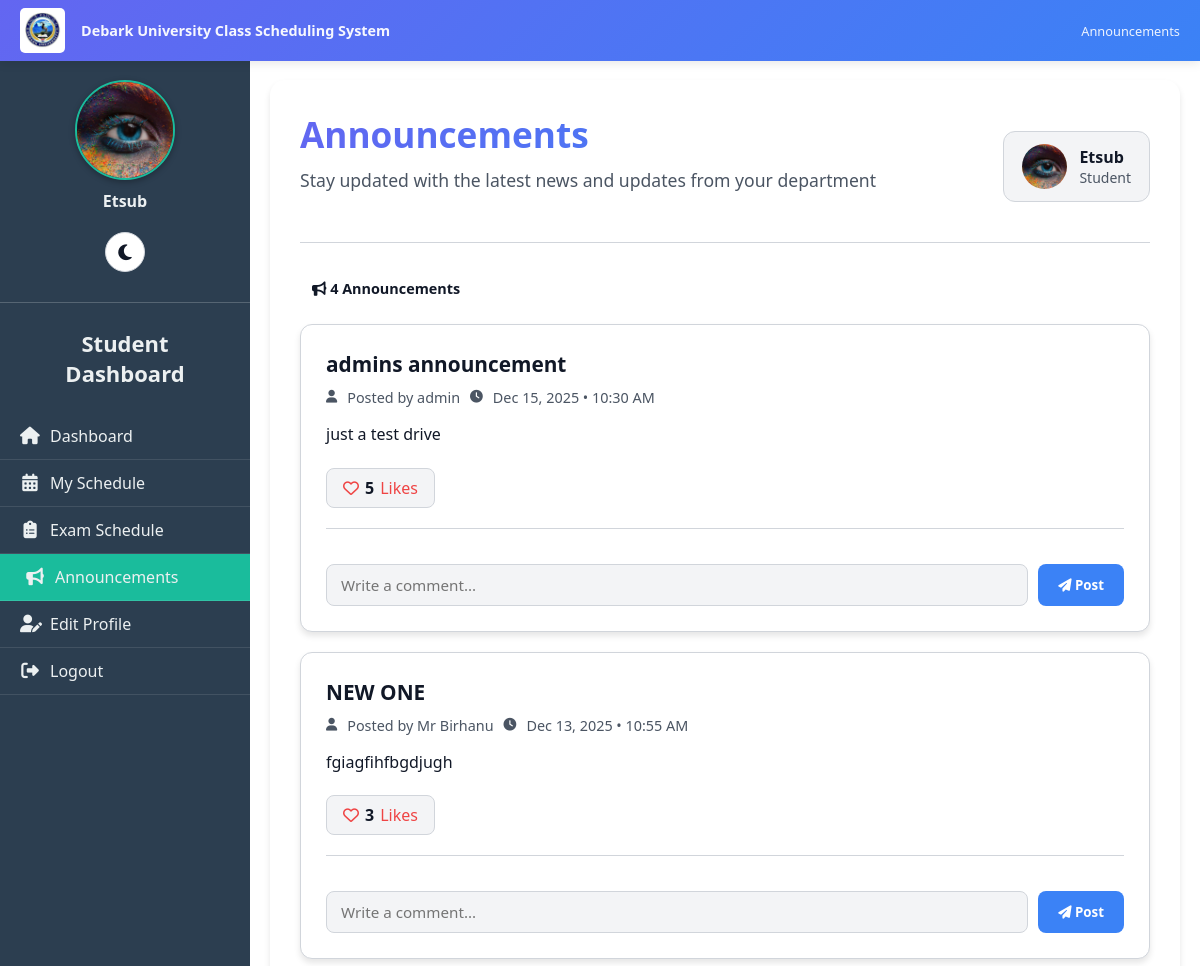
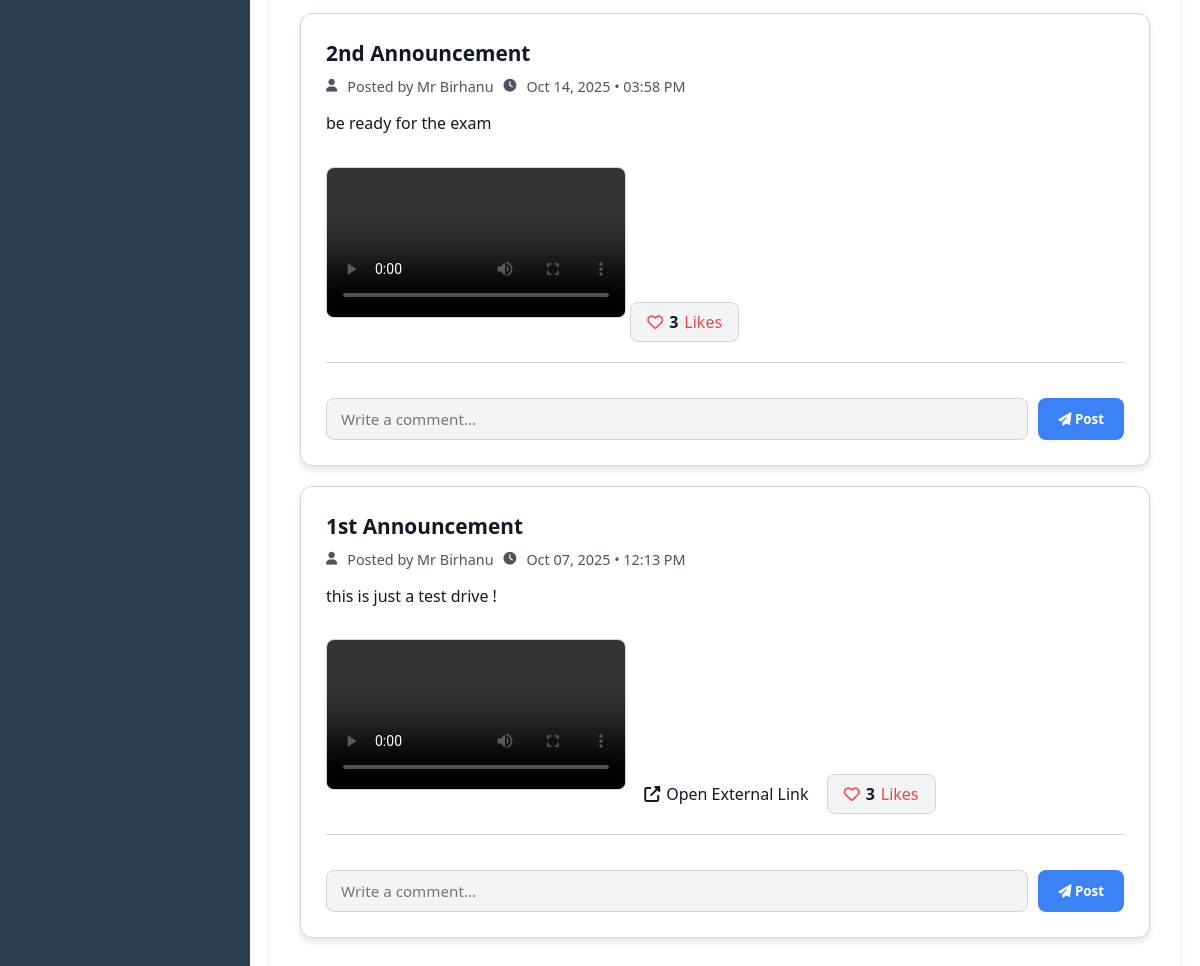
The app's page /student/view_announcements.php (signed in) with its own data (2 pictures, top to bottom).
### tables this page shows
CREATE TABLE `users` (
  `user_id` int(11) NOT NULL,
  `username` varchar(50) NOT NULL,
  `password` varchar(255) NOT NULL,
  `full_name` varchar(100) NOT NULL,
  `student_id` varchar(50) DEFAULT NULL,
  `email` varchar(100) DEFAULT NULL,
  `role` enum('admin','instructor','student','department_head') NOT NULL,
  `department_id` int(11) DEFAULT NULL,
  `year` varchar(10) DEFAULT NULL,
  `created_at` timestamp NOT NULL DEFAULT current_timestamp(),
  `profile_picture` varchar(255) DEFAULT NULL,
  `email_verified` tinyint(1) DEFAULT 0,
  `verification_token` varchar(255) DEFAULT NULL,
  `is_approved` tinyint(1) DEFAULT 0,
  `is_verified` tinyint(1) NOT NULL DEFAULT 0,
  `id_number` varchar(20) DEFAULT NULL
);

CREATE TABLE `announcements` (
  `announcement_id` int(11) NOT NULL,
  `title` varchar(255) NOT NULL,
  `message` text NOT NULL,
  `created_by` int(11) NOT NULL,
  `created_at` timestamp NOT NULL DEFAULT current_timestamp(),
  `department_id` int(11) DEFAULT NULL,
  `attachment` varchar(255) DEFAULT NULL,
  `external_link` varchar(255) DEFAULT NULL,
  `updated_at` timestamp NULL DEFAULT NULL ON UPDATE current_timestamp()
);

### public/student/view_announcements.php (the view, shortened to what this page needs)
<?php
require __DIR__ . '/../../includes/db.php';
include __DIR__ . '/../includes/darkmode.php';
$student_id = $_SESSION['user_id'];
$user_stmt = $pdo->prepare("SELECT username, profile_picture, email FROM users WHERE user_id = ?");
$user_stmt->execute([$_SESSION['user_id']]);
$user = $user_stmt->fetch(PDO::FETCH_ASSOC);
$uploads_dir = __DIR__ . '/../uploads/';
$profile_picture = $user['profile_picture'] ?? '';
$default_profile = 'default_profile.png';
if(!empty($profile_picture)) {
    if(file_exists($uploads_dir . $profile_picture)) {
        $profile_img_path = '../uploads/' . $profile_picture;
    }
} else {
    $profile_img_path = '../assets/' . $default_profile;
}
$announcements_stmt = $pdo->prepare("
    SELECT a.*, u.username AS creator_name,
           (SELECT COUNT(*) FROM announcement_likes l WHERE l.announcement_id = a.announcement_id) AS like_count,
           (SELECT COUNT(*) FROM announcement_likes l WHERE l.announcement_id = a.announcement_id AND l.user_id = ?) AS liked_by_user
    FROM announcements a
    LEFT JOIN users u ON a.created_by = u.user_id
    WHERE a.department_id IS NULL OR a.department_id = (
        SELECT department_id FROM users WHERE user_id = ?
    )
    ORDER BY a.created_at DESC
");
$announcements_stmt->execute([$student_id, $student_id]);
$announcements = $announcements_stmt->fetchAll(PDO::FETCH_ASSOC);
$current_page = basename($_SERVER['PHP_SELF']);
?>
<!DOCTYPE html>
<html lang="en" data-theme="<?= $darkMode ? 'dark' : 'light' ?>">
<head>
<link rel="stylesheet" href="https://cdnjs.cloudflare.com/ajax/libs/font-awesome/6.4.0/css/all.min.css">
<link rel="stylesheet" href="../../assets/css/darkmode.css">
</head>
<body>
    <div class="university-header">
        <div class="header-left">
            <img src="../assets/images/dku logo.jpg" alt="Debark University Logo" class="dku-logo-img">
            <div class="system-title">Debark University Class Scheduling System</div>
        </div>
        <div class="header-right">
            Announcements
        </div>
    </div>
    <div class="sidebar" id="sidebar">
        <div class="sidebar-content">
            <div class="sidebar-profile">
                <img src="<?= htmlspecialchars($profile_img_path) ?>" alt="Profile Picture" id="sidebarProfilePic">
                <p><?= htmlspecialchars($user['username'] ?? 'Student') ?></p>
            </div>
            <h2>Student Dashboard</h2>
            <nav>
                <a href="student_dashboard.php" class="<?= $current_page=='student_dashboard.php'?'active':'' ?>">
                    <i class="fas fa-home"></i> Dashboard
                </a>
                <a href="my_schedule.php" class="<?= $current_page=='my_schedule.php'?'active':'' ?>">
                    <i class="fas fa-calendar-alt"></i> My Schedule
                </a>
                <a href="view_exam_schedules.php" class="<?= $current_page=='view_exam_schedules.php'?'active':'' ?>">
                    <i class="fas fa-clipboard-list"></i> Exam Schedule
                </a>
                <a href="view_announcements.php" class="active">
                    <i class="fas fa-bullhorn"></i> Announcements
                </a>
                <a href="edit_profile.php" class="<?= $current_page=='edit_profile.php'?'active':'' ?>">
                    <i class="fas fa-user-edit"></i> Edit Profile
                </a>
                <a href="../logout.php">
                    <i class="fas fa-sign-out-alt"></i> Logout
                </a>
            </nav>
        </div>
    </div>
    <div class="main-content">
        <div class="content-wrapper">
            <div class="header">
                <div class="welcome-section">
                    <h1>Announcements</h1>
                    <p>Stay updated with the latest news and updates from your department</p>
                </div>
                <div class="user-info">
                    <img src="<?= htmlspecialchars($profile_img_path) ?>" alt="Profile" id="headerProfilePic">
                    <div>
                        <div><?= htmlspecialchars($user['username'] ?? 'Student') ?></div>
                        <small>Student</small>
                    </div>
                </div>
            </div>
            <div class="announcements-section">
                <div class="announcement-count">
                    <i class="fas fa-bullhorn"></i> <?= count($announcements) ?> Announcements
                </div>
                <?php if($announcements): ?>
                    <?php foreach($announcements as $a): ?>
                        <div class="announcement-card fade-in" data-id="<?= $a['announcement_id'] ?>">
                            <h3><?= htmlspecialchars($a['title']) ?></h3>
                            <div class="announcement-meta">
                                <i class="fas fa-user"></i> Posted by <?= htmlspecialchars($a['creator_name']) ?>
                                <i class="fas fa-clock"></i> <?= date('M d, Y • h:i A', strtotime($a['created_at'])) ?>
                            </div>
                            <div class="announcement-message">
                                <?= nl2br(htmlspecialchars($a['message'])) ?>
                            </div>
                            <?php if(!empty($a['attachment'])): ?>
                                <?php
                                $ext = pathinfo($a['attachment'], PATHINFO_EXTENSION);
                                if(in_array(strtolower($ext), ['jpg','jpeg','png','gif'])): ?>
                                    <img src="../../uploads/announcements/<?= htmlspecialchars($a['attachment']) ?>"
                                         class="attachment-image"
                                         onclick="openImage('<?= htmlspecialchars($a['attachment']) ?>')">
                                <?php elseif(in_array(strtolower($ext), ['mp4','webm','ogg'])): ?>
                                    <video src="../../uploads/announcements/<?= htmlspecialchars($a['attachment']) ?>"
                                           controls class="attachment-video"></video>
                                <?php endif; ?>
                            <?php endif; ?>
                            <?php if(!empty($a['external_link'])): ?>
                                <a href="<?= htmlspecialchars($a['external_link']) ?>"
                                   target="_blank"
                                   class="external-link">
                                    <i class="fas fa-external-link-alt"></i> Open External Link
                                </a>
                            <?php endif; ?>
                            <button class="like-btn <?= $a['liked_by_user'] ? 'active' : '' ?>" data-id="<?= $a['announcement_id'] ?>">
                                <?php if($a['liked_by_user']): ?>
                                    <i class="fas fa-heart"></i>
                                <?php else: ?>
                                    <i class="far fa-heart"></i>
                                <?php endif; ?>
                                <span class="like-count"><?= $a['like_count'] ?></span> Likes
                            </button>
                            <div class="comment-section" id="comments-<?= $a['announcement_id'] ?>">
                            </div>
                            <form class="add-comment-form" data-id="<?= $a['announcement_id'] ?>">
                                <input type="text" name="comment" placeholder="Write a comment..." required>
                                <button type="submit">
                                    <i class="fas fa-paper-plane"></i> Post
                                </button>
                            </form>
                        </div>
                    <?php endforeach; ?>
                <?php endif; ?>
            </div>
        </div>
    </div>
</body>
</html>

### public/assets/css/darkmode.css (style rules this page uses)
:root { --bg-primary: #ffffff; --bg-secondary: #f3f4f6; --bg-sidebar: #2c3e50; --bg-card: #ffffff; --bg-input: #ffffff; --text-primary: #111827; --text-secondary: #4b5563; --text-light: #6b7280; --text-sidebar: #ecf0f1; --border-color: #d1d5db; --shadow-color: rgba(0, 0, 0, 0.1); --hover-color: #f9fafb; --table-header: #34495e; --table-stripe: #f2f2f2; --success-bg: #dcfce7; --success-text: #166534; --error-bg: #fee2e2; --error-text: #991b1b; --warning-bg: #fef3c7; --warning-text: #92400e; --info-bg: #dbeafe; --info-text: #1e40af; }
body { background: var(--bg-primary); color: var(--text-primary); }
.sidebar { background: var(--bg-sidebar) !important; }
.sidebar a { color: var(--text-sidebar) !important; }
.sidebar a.active { background: #1abc9c !important; }
.main-content { background: var(--bg-primary); }

### public/includes/darkmode.php (style rules this page uses)
:root { --bg-primary: #ffffff; --bg-secondary: #f3f4f6; --bg-sidebar: #2c3e50; --bg-card: #ffffff; --bg-input: #ffffff; --text-primary: #111827; --text-secondary: #4b5563; --text-light: #6b7280; --text-sidebar: #ecf0f1; --border-color: #d1d5db; --shadow-color: rgba(0, 0, 0, 0.1); --hover-color: #f9fafb; --table-header: #34495e; --table-stripe: #f2f2f2; }
body { background: var(--bg-primary); color: var(--text-primary); transition: background-color 0.3s ease, color 0.3s ease; }

### records on screen
users: profile_picture (picture), username "Etsub"
announcements: title "admins announcement", users.username "admin", created_at "Dec 15, 2025 • 10:30 AM", message "just a test drive", like_count "5"
announcements: title "NEW ONE", users.username "Mr Birhanu", created_at "Dec 13, 2025 • 10:55 AM", message "fgiagfihfbgdjugh", like_count "3"
announcements: title "2nd Announcement", users.username "Mr Birhanu", created_at "Oct 14, 2025 • 03:58 PM", message "be ready for the exam", like_count "3"
announcements: title "1st Announcement", users.username "Mr Birhanu", created_at "Oct 07, 2025 • 12:13 PM", message "this is just a test drive !", like_count "3"

### other values on screen
count($announcements) "4"
